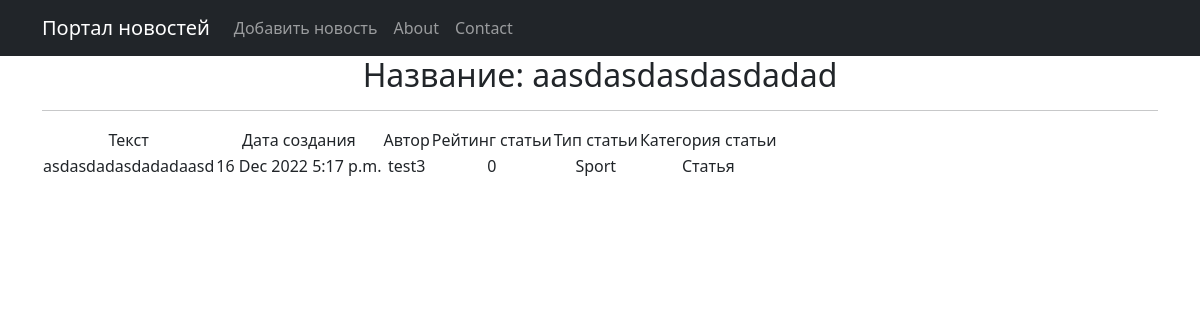
/post/28, run on the app's committed database.
### news/models.py (models this page shows, shortened)
class Post(models.Model):
    author = models.ForeignKey(Author, on_delete=models.CASCADE, verbose_name='Автор')
    NEWS = 'NW'
    ARTICLE = 'AR'
    CATEGORY_CHOISES = (
        (NEWS, 'Новость'),
        (ARTICLE, 'Статья'),
    )
    categoryType = models.CharField(max_length=2, choices=CATEGORY_CHOISES, default=ARTICLE, verbose_name='Тип')
    dateCreation = models.DateTimeField(auto_now_add=True, verbose_name='Дата публикации')
    postCategory = models.ManyToManyField(Category, through='PostCategory', verbose_name='Категория')
    title = models.CharField(max_length=128, verbose_name='Заголовок')
    text = models.TextField(verbose_name='Содержание')
    rating = models.SmallIntegerField(default=0, verbose_name='Рейтинг')

class Author(models.Model):
    authorUser = models.OneToOneField(User, on_delete=models.CASCADE)
    ratingAuthor = models.SmallIntegerField(default=0)
    def __str__(self):
        return self.authorUser.username
    class Meta:
        verbose_name = 'Автор'
        verbose_name_plural = 'Авторы'

class Category(models.Model):
    name = models.CharField(max_length=64, unique=True, verbose_name='Категория')
    subscribers = models.ManyToManyField(User, related_name='categories')
    class Meta:
        verbose_name = 'Категория'
        verbose_name_plural = 'Категории'

### news/views.py (the view)
# urls.py: path('<int:pk>', PostDetail.as_view(), name='post'),
class PostDetail(DetailView):
    model = Post
    template_name = 'news/post.html'
    context_object_name = 'post'
    queryset = Post.objects.all()
    def get_object(self, *args, **kwargs):
        obj = cache.get(f'post-{self.kwargs["pk"]}', None)
        if not obj:
            obj = super().get_object(queryset=self.queryset)
            cache.set(f'post-{self.kwargs["pk"]}', obj)
        return obj

### news/templatetags/custom_filters.py (called while the page is built)
@register.filter(name='censor')
def censor(value):
    arg = [
        'Какие то нецензурные слова',
        'Полипропилен'
    ]
    if isinstance(value, str):
        value = value.split(' ')
        new_value = []
        for i in value:
            if i in arg:
                j = len(i)-1
                i = '*' * j
            new_value.append(i)
        return str(" ".join(new_value))

### templates/news/post.html (shortened to what this page needs)
{% extends 'flatpages/default.html' %}
{% load custom_filters %}
{% block content %}
    <h2>Название: {{ post.title|censor }} </h2>
    <hr>
    {% if post %}
        <table>
            <tr>
                <td>
                    Текст
                </td>
                <td>
                    Дата создания
                </td>
                <td>
                    Автор
                </td>
                <td>
                    Рейтинг статьи
                </td>
                <td>
                    Тип статьи
                </td>
                 <td>
                    Категория статьи
                </td>
            </tr>
            <tr>
                <td>
                    {{ post.text|censor }}
                </td>
                <td>
                    {{ post.dateCreation|date:'d M Y' }}
                    {{ post.dateCreation|time }}
                </td>
                <td>
                    {{ post.author }}
                </td>
                <td>
                    {{ post.rating }}
                </td>
                <td>
                    {% for cat in post.postCategory.all %}
                    {{ cat.name }}
                    {% endfor %}
                </td>
                <td>
                    {{ post.get_categoryType_display }}
                </td>
            </tr>
        </table>
    {% else %}
        <h2>Новостей нет!</h2>
    {% endif %}
{% endblock content %}

### data on the page
Post: title|censor "aasdasdasdasdadad", text|censor "asdasdadasdadadaasd", dateCreation "16 Dec 2022", dateCreation "5:17 p.m.", author "test3", rating "0", categoryType "Статья"
Category: name "Sport"
